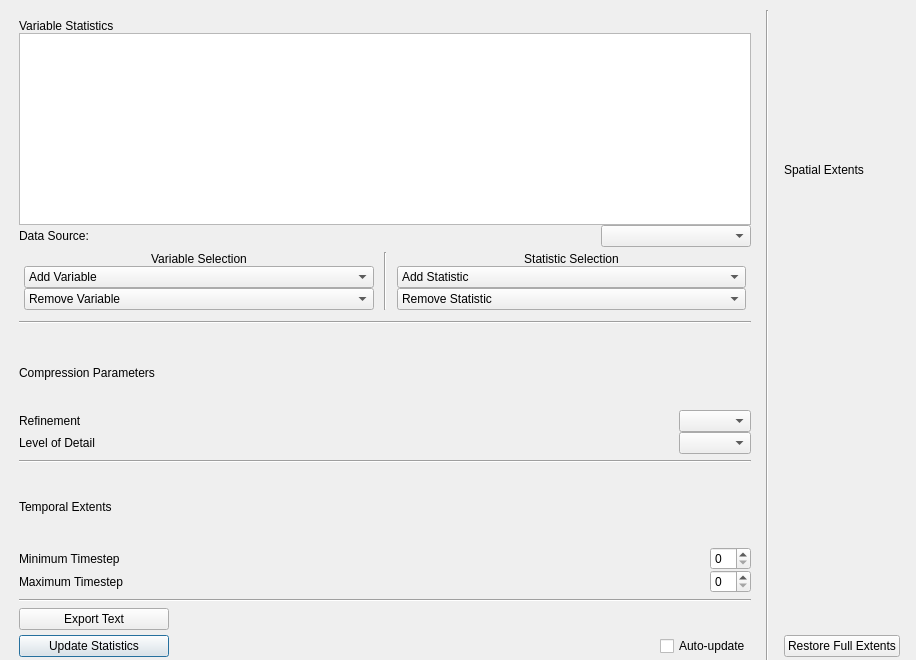
<?xml version="1.0" encoding="UTF-8"?>
<ui version="4.0">
 <class>StatsWindow</class>
 <widget class="QWidget" name="StatsWindow">
  <property name="geometry">
   <rect>
    <x>0</x>
    <y>0</y>
    <width>916</width>
    <height>660</height>
   </rect>
  </property>
  <property name="windowTitle">
   <string>Form</string>
  </property>
  <widget class="QWidget" name="layoutWidget">
   <property name="geometry">
    <rect>
     <x>10</x>
     <y>10</y>
     <width>899</width>
     <height>656</height>
    </rect>
   </property>
   <layout class="QHBoxLayout" name="horizontalLayout_12">
    <item>
     <widget class="QWidget" name="widget_3" native="true">
      <layout class="QVBoxLayout" name="verticalLayout">
       <item>
        <layout class="QVBoxLayout" name="VariablesLayout">
         <property name="spacing">
          <number>0</number>
         </property>
         <item>
          <layout class="QHBoxLayout" name="horizontalLayout_2">
           <property name="spacing">
            <number>-1</number>
           </property>
           <item>
            <widget class="QLabel" name="label">
             <property name="sizePolicy">
              <sizepolicy hsizetype="Minimum" vsizetype="Minimum">
               <horstretch>0</horstretch>
               <verstretch>0</verstretch>
              </sizepolicy>
             </property>
             <property name="text">
              <string>Variable Statistics</string>
             </property>
            </widget>
           </item>
          </layout>
         </item>
         <item>
          <widget class="QTableWidget" name="VariablesTable">
           <property name="sizePolicy">
            <sizepolicy hsizetype="Minimum" vsizetype="Minimum">
             <horstretch>1</horstretch>
             <verstretch>1</verstretch>
            </sizepolicy>
           </property>
           <property name="minimumSize">
            <size>
             <width>411</width>
             <height>120</height>
            </size>
           </property>
           <attribute name="horizontalHeaderDefaultSectionSize">
            <number>129</number>
           </attribute>
           <attribute name="horizontalHeaderMinimumSectionSize">
            <number>21</number>
           </attribute>
           <attribute name="horizontalHeaderShowSortIndicator" stdset="0">
            <bool>false</bool>
           </attribute>
           <attribute name="horizontalHeaderStretchLastSection">
            <bool>false</bool>
           </attribute>
          </widget>
         </item>
         <item>
          <layout class="QHBoxLayout" name="horizontalLayout">
           <property name="spacing">
            <number>0</number>
           </property>
           <property name="bottomMargin">
            <number>0</number>
           </property>
           <item>
            <widget class="QLabel" name="label_5">
             <property name="text">
              <string>Data Source:</string>
             </property>
            </widget>
           </item>
           <item>
            <spacer name="horizontalSpacer_8">
             <property name="orientation">
              <enum>Qt::Horizontal</enum>
             </property>
             <property name="sizeHint" stdset="0">
              <size>
               <width>40</width>
               <height>20</height>
              </size>
             </property>
            </spacer>
           </item>
           <item>
            <widget class="QComboBox" name="dataMgrCombo">
             <property name="minimumSize">
              <size>
               <width>150</width>
               <height>0</height>
              </size>
             </property>
            </widget>
           </item>
          </layout>
         </item>
         <item>
          <layout class="QHBoxLayout" name="horizontalLayout_9">
           <property name="leftMargin">
            <number>5</number>
           </property>
           <property name="topMargin">
            <number>5</number>
           </property>
           <property name="rightMargin">
            <number>5</number>
           </property>
           <property name="bottomMargin">
            <number>5</number>
           </property>
           <item>
            <layout class="QVBoxLayout" name="verticalLayout_8">
             <property name="rightMargin">
              <number>10</number>
             </property>
             <item>
              <widget class="QLabel" name="label_4">
               <property name="text">
                <string>Variable Selection</string>
               </property>
               <property name="alignment">
                <set>Qt::AlignCenter</set>
               </property>
              </widget>
             </item>
             <item>
              <widget class="QComboBox" name="NewVarCombo">
               <item>
                <property name="text">
                 <string>Add Variable</string>
                </property>
               </item>
              </widget>
             </item>
             <item>
              <widget class="QComboBox" name="RemoveVarCombo">
               <item>
                <property name="text">
                 <string>Remove Variable</string>
                </property>
               </item>
              </widget>
             </item>
            </layout>
           </item>
           <item>
            <widget class="Line" name="line_5">
             <property name="orientation">
              <enum>Qt::Vertical</enum>
             </property>
            </widget>
           </item>
           <item>
            <layout class="QVBoxLayout" name="verticalLayout_9">
             <property name="leftMargin">
              <number>10</number>
             </property>
             <item>
              <widget class="QLabel" name="label_3">
               <property name="text">
                <string>Statistic Selection</string>
               </property>
               <property name="alignment">
                <set>Qt::AlignCenter</set>
               </property>
              </widget>
             </item>
             <item>
              <widget class="QComboBox" name="addStatCombo">
               <item>
                <property name="text">
                 <string>Add Statistic</string>
                </property>
               </item>
              </widget>
             </item>
             <item>
              <widget class="QComboBox" name="removeStatCombo">
               <item>
                <property name="text">
                 <string>Remove Statistic</string>
                </property>
               </item>
              </widget>
             </item>
            </layout>
           </item>
          </layout>
         </item>
        </layout>
       </item>
       <item>
        <widget class="Line" name="line_4">
         <property name="orientation">
          <enum>Qt::Horizontal</enum>
         </property>
        </widget>
       </item>
       <item>
        <layout class="QVBoxLayout" name="CompressionLayout">
         <property name="spacing">
          <number>0</number>
         </property>
         <property name="topMargin">
          <number>10</number>
         </property>
         <item>
          <layout class="QHBoxLayout" name="CompressionLabelLayout">
           <property name="spacing">
            <number>0</number>
           </property>
           <property name="bottomMargin">
            <number>5</number>
           </property>
           <item>
            <widget class="QLabel" name="CompressionLabel">
             <property name="text">
              <string>Compression Parameters</string>
             </property>
             <property name="alignment">
              <set>Qt::AlignLeading|Qt::AlignLeft|Qt::AlignVCenter</set>
             </property>
            </widget>
           </item>
          </layout>
         </item>
         <item>
          <layout class="QHBoxLayout" name="RefLayout">
           <property name="spacing">
            <number>0</number>
           </property>
           <item>
            <widget class="QLabel" name="RefLabel">
             <property name="text">
              <string>Refinement</string>
             </property>
            </widget>
           </item>
           <item>
            <spacer name="horizontalSpacer">
             <property name="orientation">
              <enum>Qt::Horizontal</enum>
             </property>
             <property name="sizeHint" stdset="0">
              <size>
               <width>40</width>
               <height>20</height>
              </size>
             </property>
            </spacer>
           </item>
           <item>
            <widget class="QComboBox" name="RefCombo">
             <property name="frame">
              <bool>true</bool>
             </property>
            </widget>
           </item>
          </layout>
         </item>
         <item>
          <layout class="QHBoxLayout" name="CRatioLayout">
           <property name="spacing">
            <number>0</number>
           </property>
           <item>
            <widget class="QLabel" name="CRatioLabel">
             <property name="text">
              <string>Level of Detail</string>
             </property>
            </widget>
           </item>
           <item>
            <spacer name="horizontalSpacer_3">
             <property name="orientation">
              <enum>Qt::Horizontal</enum>
             </property>
             <property name="sizeHint" stdset="0">
              <size>
               <width>40</width>
               <height>20</height>
              </size>
             </property>
            </spacer>
           </item>
           <item>
            <widget class="QComboBox" name="CRatioCombo"/>
           </item>
          </layout>
         </item>
        </layout>
       </item>
       <item>
        <widget class="Line" name="line_2">
         <property name="orientation">
          <enum>Qt::Horizontal</enum>
         </property>
        </widget>
       </item>
       <item>
        <layout class="QVBoxLayout" name="TimeLayout" stretch="0,0,0">
         <property name="spacing">
          <number>0</number>
         </property>
         <item>
          <layout class="QHBoxLayout" name="TemporalExtentsLayout">
           <property name="spacing">
            <number>0</number>
           </property>
           <property name="bottomMargin">
            <number>3</number>
           </property>
           <item>
            <widget class="QLabel" name="TemporalExtentsLabel">
             <property name="text">
              <string>Temporal Extents</string>
             </property>
            </widget>
           </item>
          </layout>
         </item>
         <item>
          <layout class="QHBoxLayout" name="MinTimeLayout">
           <property name="spacing">
            <number>0</number>
           </property>
           <item>
            <widget class="QLabel" name="MinTimestepLabel">
             <property name="text">
              <string>Minimum Timestep</string>
             </property>
            </widget>
           </item>
           <item>
            <spacer name="horizontalSpacer_4">
             <property name="orientation">
              <enum>Qt::Horizontal</enum>
             </property>
             <property name="sizeType">
              <enum>QSizePolicy::MinimumExpanding</enum>
             </property>
             <property name="sizeHint" stdset="0">
              <size>
               <width>40</width>
               <height>20</height>
              </size>
             </property>
            </spacer>
           </item>
           <item>
            <widget class="QSpinBox" name="MinTimestepSpinbox"/>
           </item>
          </layout>
         </item>
         <item>
          <layout class="QHBoxLayout" name="MaxTimeLayout">
           <property name="spacing">
            <number>0</number>
           </property>
           <item>
            <widget class="QLabel" name="MaxTimestepLabel">
             <property name="text">
              <string>Maximum Timestep</string>
             </property>
            </widget>
           </item>
           <item>
            <spacer name="horizontalSpacer_5">
             <property name="orientation">
              <enum>Qt::Horizontal</enum>
             </property>
             <property name="sizeType">
              <enum>QSizePolicy::MinimumExpanding</enum>
             </property>
             <property name="sizeHint" stdset="0">
              <size>
               <width>40</width>
               <height>20</height>
              </size>
             </property>
            </spacer>
           </item>
           <item>
            <widget class="QSpinBox" name="MaxTimestepSpinbox"/>
           </item>
          </layout>
         </item>
        </layout>
       </item>
       <item>
        <widget class="Line" name="line_3">
         <property name="orientation">
          <enum>Qt::Horizontal</enum>
         </property>
        </widget>
       </item>
       <item>
        <layout class="QVBoxLayout" name="verticalLayout_7">
         <property name="spacing">
          <number>5</number>
         </property>
         <item>
          <layout class="QHBoxLayout" name="horizontalLayout_6">
           <item>
            <widget class="QPushButton" name="ExportButton">
             <property name="enabled">
              <bool>true</bool>
             </property>
             <property name="minimumSize">
              <size>
               <width>150</width>
               <height>0</height>
              </size>
             </property>
             <property name="text">
              <string>Export Text</string>
             </property>
             <property name="autoDefault">
              <bool>false</bool>
             </property>
             <property name="default">
              <bool>false</bool>
             </property>
             <property name="flat">
              <bool>false</bool>
             </property>
            </widget>
           </item>
           <item>
            <spacer name="horizontalSpacer_7">
             <property name="orientation">
              <enum>Qt::Horizontal</enum>
             </property>
             <property name="sizeHint" stdset="0">
              <size>
               <width>40</width>
               <height>20</height>
              </size>
             </property>
            </spacer>
           </item>
          </layout>
         </item>
         <item>
          <layout class="QHBoxLayout" name="horizontalLayout_4">
           <property name="spacing">
            <number>0</number>
           </property>
           <item>
            <widget class="QPushButton" name="UpdateButton">
             <property name="minimumSize">
              <size>
               <width>150</width>
               <height>0</height>
              </size>
             </property>
             <property name="text">
              <string>Update Statistics</string>
             </property>
             <property name="default">
              <bool>true</bool>
             </property>
            </widget>
           </item>
           <item>
            <spacer name="horizontalSpacer_6">
             <property name="orientation">
              <enum>Qt::Horizontal</enum>
             </property>
             <property name="sizeHint" stdset="0">
              <size>
               <width>40</width>
               <height>20</height>
              </size>
             </property>
            </spacer>
           </item>
           <item>
            <widget class="QCheckBox" name="UpdateCheckbox">
             <property name="text">
              <string>Auto-update</string>
             </property>
            </widget>
           </item>
          </layout>
         </item>
        </layout>
       </item>
      </layout>
     </widget>
    </item>
    <item>
     <widget class="Line" name="line">
      <property name="orientation">
       <enum>Qt::Vertical</enum>
      </property>
     </widget>
    </item>
    <item>
     <widget class="QWidget" name="widget_2" native="true">
      <layout class="QVBoxLayout" name="verticalLayout_2">
       <item>
        <widget class="QLabel" name="RegionLabel">
         <property name="text">
          <string>Spatial Extents</string>
         </property>
         <property name="alignment">
          <set>Qt::AlignLeading|Qt::AlignLeft|Qt::AlignVCenter</set>
         </property>
        </widget>
       </item>
       <item>
        <widget class="GeometryWidget" name="_geometryWidget" native="true">
         <property name="minimumSize">
          <size>
           <width>0</width>
           <height>100</height>
          </size>
         </property>
        </widget>
       </item>
       <item>
        <widget class="QPushButton" name="RestoreExtentsButton">
         <property name="text">
          <string>Restore Full Extents</string>
         </property>
        </widget>
       </item>
      </layout>
     </widget>
    </item>
   </layout>
  </widget>
 </widget>
 <customwidgets>
  <customwidget>
   <class>GeometryWidget</class>
   <extends>QWidget</extends>
   <header>GeometryWidget.h</header>
   <container>1</container>
  </customwidget>
 </customwidgets>
 <resources/>
 <connections/>
</ui>
